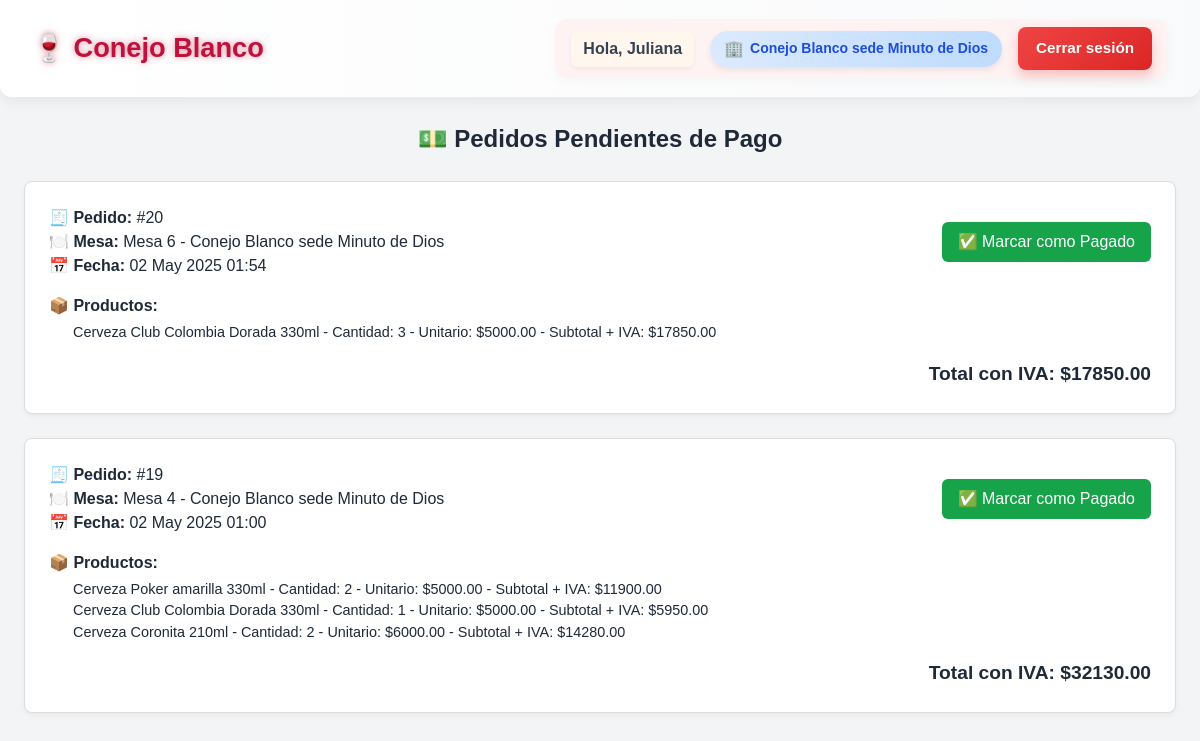
/api/pedidos/por_pagar/ (signed in), run on the app's committed database.
### usuarios/models.py (models this page shows, shortened)
class Usuario(AbstractUser):
    rol = models.CharField(max_length=20, choices=ROLES)
    sede = models.ForeignKey(Sede, on_delete=models.CASCADE, null=True, blank=False)

### sede/models.py (models this page shows, shortened)
class Sede(models.Model):
    nombre = models.CharField(max_length=100)
    direccion = models.CharField(max_length=255)
    telefono = models.CharField(max_length=20)
    email = models.EmailField()

### pedidos/models.py (models this page shows, shortened)
class Pedido(models.Model):
    usuario = models.ForeignKey(Usuario, on_delete=models.CASCADE)
    mesa = models.ForeignKey(Mesa, on_delete=models.SET_NULL, null=True, blank=True)
    pagado = models.BooleanField(default=False)
    estado = models.CharField(max_length=20, choices=ESTADOS_PEDIDO, default='pendiente')
    creado = models.DateTimeField(auto_now_add=True)

class PedidoProducto(models.Model):
    pedido = models.ForeignKey('Pedido', related_name='productos', on_delete=models.CASCADE)
    producto = models.ForeignKey(Producto, on_delete=models.CASCADE)
    cantidad = models.PositiveIntegerField()
    precio_unitario = models.DecimalField(max_digits=10, decimal_places=2, default=0.00)
    def subtotal_con_iva(self):
        return self.precio_unitario * self.cantidad * Decimal('1.19')

### mesa/models.py (models this page shows)
class Mesa(models.Model):
    UBICACIONES = (
        (1, 'Primer piso'),
        (2, 'Segundo piso'),
    )
    numeroMesa = models.PositiveIntegerField()
    capacidad = models.PositiveIntegerField()
    ubicacion = models.IntegerField(choices=UBICACIONES)
    sede = models.ForeignKey(Sede, on_delete=models.CASCADE)
    ocupada = models.BooleanField(default=False)
    def __str__(self):
        return f"Mesa {self.numeroMesa} - {self.sede.nombre}"
    class Meta:
        unique_together = ('numeroMesa', 'sede')  # Evitar duplicados en una sede

### productos/models.py (models this page shows, shortened)
class Producto(models.Model):
    nombre = models.CharField(max_length=100)
    descripcion = models.TextField(blank=True, null=True)

### pedidos/views.py (the view)
# urls.py: path('por_pagar/', pedidos_por_pagar, name='pedidos_por_pagar'),
@login_required
def pedidos_por_pagar(request):
    if request.user.rol not in ['cajero', 'administrador']:
        return redirect('dashboard')
    sede_usuario = request.user.sede
    pedidos = Pedido.objects.filter(
        usuario__sede=sede_usuario,
        estado='pendiente'
    ).select_related('usuario').order_by('-creado')
    return render(request, 'pedidos/pedidos_por_pagar.html', {'pedidos': pedidos})

### pedidos/templatetags/custom_filters.py (called while the page is built)
@register.filter
def total_con_iva(productos):
    total = 0
    for item in productos:
        total += item.subtotal_con_iva()
    return round(total, 2)

### templates/pedidos/pedidos_por_pagar.html (shortened to what this page needs)
{% extends 'base.html' %}
{% load static %}
{% load custom_filters %}
{% block head %}
<link rel="stylesheet" href="{% static 'css/pedidos/pedidos_pendientes.css' %}">
{% endblock %}
{% block content %}
<h2 class="titulo-seccion">💵 Pedidos Pendientes de Pago</h2>
{% if pedidos %}
<div class="contenedor-pedidos">
    {% for pedido in pedidos %}
    <div class="pedido-card">
        <div class="pedido-header">
            <div>
                <p><strong>🧾 Pedido:</strong> #{{ pedido.id }}</p>
                <p><strong>🍽️ Mesa:</strong> {{ pedido.mesa }}</p>
                <p><strong>📅 Fecha:</strong> {{ pedido.creado|date:"d M Y H:i" }}</p>
            </div>
            <div>
                <button onclick="confirmarPago(this)" class="btn-pagar"
                    data-url="{% url 'marcar_pedido_pagado' pedido.id %}">
                    ✅ Marcar como Pagado
                </button>
            </div>
        </div>
        <div>
            <p class="font-semibold mb-1">📦 Productos:</p>
            <ul class="lista-productos">
                {% for item in pedido.productos.all %}
                    <li>{{ item.producto.nombre }} - Cantidad: {{ item.cantidad }} - Unitario: ${{ item.precio_unitario }} - Subtotal + IVA: ${{ item.subtotal_con_iva|floatformat:2 }}</li>
                {% endfor %}
            </ul>
        </div>
        <div class="total-pedido">
            Total con IVA: ${{ pedido.productos.all|total_con_iva }}
        </div>
    </div>
    {% endfor %}
</div>
{% else %}
<p class="mensaje-vacio">No hay pedidos pendientes de pago.</p>
{% endif %}
{% endblock %}

### templates/base.html (shortened to what this page needs)
{% load static %}
<!DOCTYPE html>
<html lang="es">
<head>
    <script src="https://cdn.tailwindcss.com"></script>
    <link rel="stylesheet" href="{% static 'css/base_estilos.css' %}">
    {% block head %}{% endblock %}
</head>
<body class="bg-gray-100 text-gray-800">
    <nav class="navbar">
        {% if user.is_authenticated %}
            {% if user.rol == 'administrador' %}
                <a href="{% url 'dashboard_admin' %}" class="logo">🍷 Conejo Blanco</a>
            {% elif user.rol == 'cajero' %}
                <a href="{% url 'dashboard_caja' %}" class="logo">🍷 Conejo Blanco</a>
            {% elif user.rol == 'mesero' %}
                <a href="{% url 'dashboard_mesero' %}" class="logo">🍷 Conejo Blanco</a>
            {% else %}
                <span class="logo">🍷 Conejo Blanco</span>
            {% endif %}
        {% else %}
            <a href="{% url 'login' %}" class="logo">🍷 Conejo Blanco</a>
        {% endif %}
        {% if user.is_authenticated %}
        <div class="user-info">
            <span class="greeting">Hola, {{ user.first_name }}</span>
            <span class="badge-sede"> {{ user.sede.nombre|default:"Sin sede" }}</span>
            <a href="{% url 'logout' %}" class="logout-btn">Cerrar sesión</a>
        </div>
        {% endif %}
    </nav>
    <main class="p-6">
        {% block content %}{% endblock %}
    </main>
</body>
</html>

### static/css/base_estilos.css (style rules this page uses)
body { font-family: 'Rubik', sans-serif; background-color: #f9fafb; color: #1f2937; transition: background-color 0.3s ease, color 0.3s ease; }
.navbar { background: linear-gradient(to right, #ffffff, #f9fafb); padding: 1.2rem 2rem; box-shadow: 0 6px 12px rgba(0, 0, 0, 0.05); border-radius: 0 0 12px 12px; display: flex; justify-content: space-between; align-items: center; flex-wrap: wrap; transition: background-color 0.3s ease; }
.logo { font-size: 1.7rem; font-weight: 800; color: #be123c; text-shadow: 0 0 4px #be123c33, 0 0 8px #be123c55; transition: transform 0.3s ease; }
.user-info { display: flex; gap: 1rem; align-items: center; background: #fef2f2; padding: 8px 16px; border-radius: 12px; box-shadow: 0 4px 12px rgba(0, 0, 0, 0.03); transition: all 0.3s ease-in-out; }
.greeting { font-weight: 600; color: #374151; font-size: 1rem; background-color: #fff7ed; padding: 6px 12px; border-radius: 6px; box-shadow: 0 2px 4px rgba(0, 0, 0, 0.05); }
.badge-sede { background: linear-gradient(to right, #dbeafe, #bfdbfe); color: #1d4ed8; font-size: 0.875rem; font-weight: 600; padding: 6px 14px; border-radius: 9999px; box-shadow: 0 3px 6px rgba(0, 0, 0, 0.08); display: inline-flex; align-items: center; gap: 6px; }
.badge-sede::before { content: '🏢'; font-size: 1rem; }
.logout-btn { background: linear-gradient(135deg, #ef4444, #dc2626); color: #fff; padding: 10px 18px; border-radius: 8px; font-weight: 700; font-size: 0.95rem; transition: all 0.3s ease; box-shadow: 0 6px 12px rgba(239, 68, 68, 0.3); border: none; }
main { padding: 2rem; animation: fadeIn 0.6s ease-out; }

### static/css/pedidos/pedidos_pendientes.css (style rules this page uses)
.titulo-seccion { font-size: 1.5rem; font-weight: bold; margin-bottom: 1.5rem; text-align: center; color: #1f2937; }
.contenedor-pedidos { display: flex; flex-direction: column; gap: 1.5rem; }
.pedido-card { background: white; padding: 1.5rem; border-radius: 0.5rem; border: 1px solid #ddd; box-shadow: 0 2px 5px rgba(0,0,0,0.05); }
.pedido-header { display: flex; justify-content: space-between; align-items: center; margin-bottom: 1rem; }
.lista-productos { margin-left: 1.5rem; font-size: 0.9rem; }
.total-pedido { margin-top: 1rem; text-align: right; font-weight: bold; font-size: 1.2rem; }
.btn-pagar { background: #16a34a; color: white; padding: 0.5rem 1rem; border-radius: 0.375rem; transition: 0.3s; }

### data on the page
Usuario: first_name "Juliana", sede.nombre "Conejo Blanco sede Minuto de Dios"
Pedido: id "20", mesa "Mesa 6 - Conejo Blanco sede Minuto de Dios", creado "02 May 2025 01:54", productos.all|total_con_iva "17850.00"
PedidoProducto: producto.nombre "Cerveza Club Colombia Dorada 330ml", cantidad "3", precio_unitario "5000.00", subtotal_con_iva "17850.00"
Pedido: id "19", mesa "Mesa 4 - Conejo Blanco sede Minuto de Dios", creado "02 May 2025 01:00", productos.all|total_con_iva "32130.00"
PedidoProducto: producto.nombre "Cerveza Poker amarilla 330ml", cantidad "2", precio_unitario "5000.00", subtotal_con_iva "11900.00"
PedidoProducto: producto.nombre "Cerveza Club Colombia Dorada 330ml", cantidad "1", precio_unitario "5000.00", subtotal_con_iva "5950.00"
PedidoProducto: producto.nombre "Cerveza Coronita 210ml", cantidad "2", precio_unitario "6000.00", subtotal_con_iva "14280.00"
